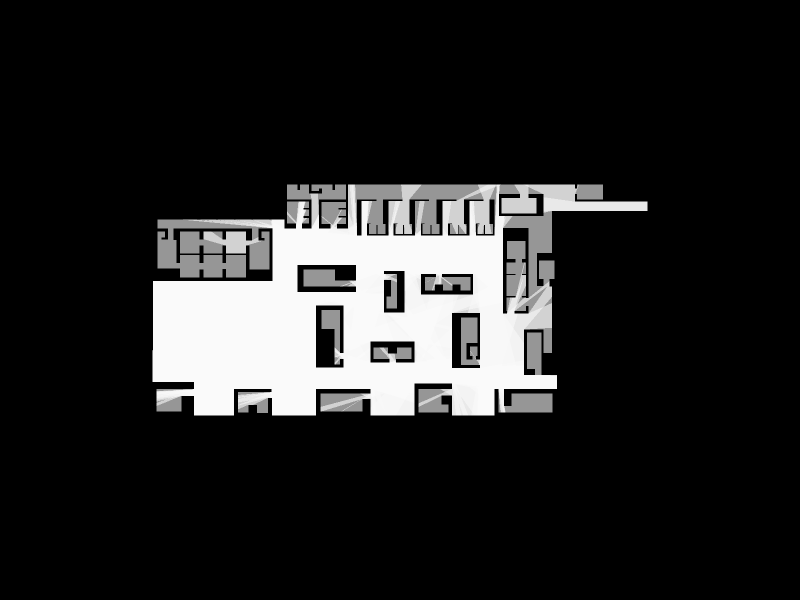

The notebook cell this image was saved under:
### Code cell
Topology.Show(plan_analysis, isovists,
              faceColorKey="cp_color",
              faceOpacity=0.6,
              showEdges=False,
              showVertices=False,
              camera=[0,0,6],
              backgroundColor="black",
              width=800,
              height=600,
              renderer=renderer)
